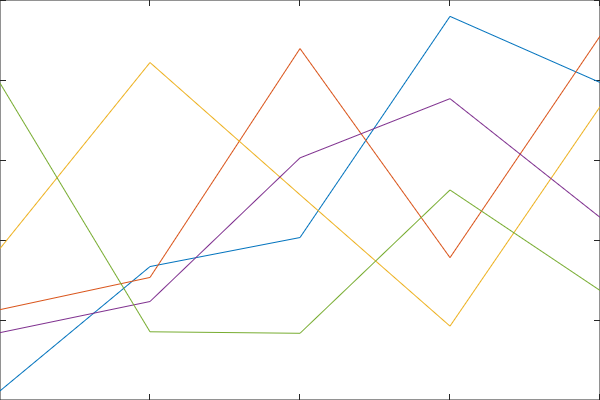

The MATLAB script that drew this image:
clear all;close all;clc;
%A={'Pedro' '10' '9'}';
%xlswrite('factura.xlsx',A,'factura','B1:B3');
 fig = figure('Visible','off',...
      'PaperPosition',[0 0 6 4],...
      'PaperSize',[6 4])
  plot(rand(5))
  set(gca,'Position',[0 0 1 1])
  print(fig,'-dpdf','test.pdf')